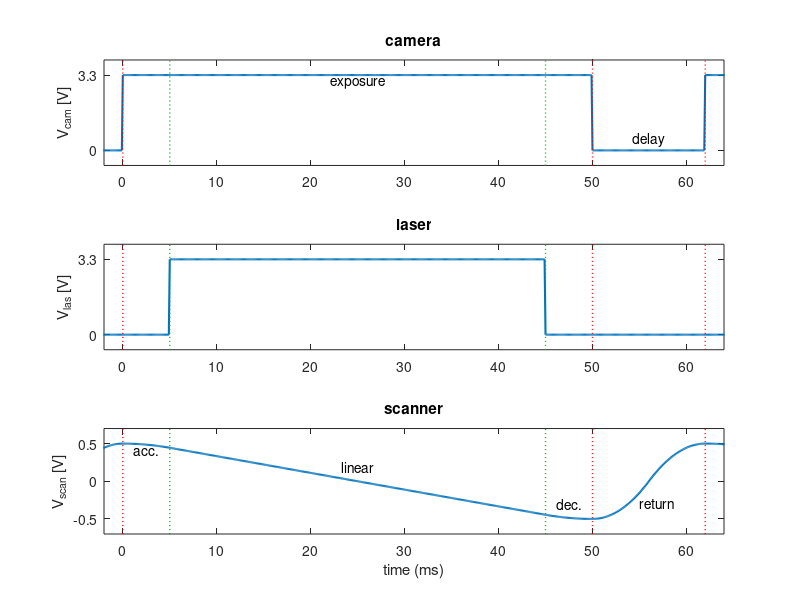

MATLAB code to generate this figure:
exp = 50;
delayAfter = 12;
% expTicks = 0:0.1:exp;
% delayAfterTicks = 0:0.1:delayAfter;
p = 0.2;

n_exp = exp;
n_acc = n_exp * p / 2;
n_lin = n_exp * (1-p);

Vamp = 0.5;
Voffset = 0;

h = (1-p)/(1-0.5*p)*Vamp;
acc = -(Vamp-h)*2/n_acc/n_acc;
slope = -2*h/n_lin;

TTL = 3.3;
%%
tick = 0.1;
t_acc = 0:tick:(n_acc-tick);
t_lin = 0:tick:(n_lin-tick);
t_exp = 0:tick:(n_exp-tick);
t_delay = 0:tick:(delayAfter-tick);
t = 0:tick:(exp+delayAfter-tick);

%%
v0 = 0;
v_acc = Vamp + v0.*t_acc + 0.5*acc.*t_acc.^2;
v0 = v0 + n_acc.*acc;
v_lin = h    + v0.*t_lin;
% v_lin = slope;
v0 = v0;
v_dec = -h    + v0.*t_acc - 0.5*acc.*t_acc.^2;
% plot(t_exp, [v_acc, v_lin, v_dec])
%% flyback
back_acc = Vamp * 2 / (delayAfter/2)^2;
t_back_acc = 0:tick:(delayAfter/2 - tick);

v0 = 0;
v_back_acc = -Vamp - v0*t_back_acc + t_back_acc.^2 * back_acc * 0.5;
v0 = v0 + back_acc * delayAfter/2;
v_back_dec = Voffset + v0*t_back_acc - t_back_acc.^2 * back_acc * 0.5;
% y(61) = 0;
% y(62:121) = -1 * y(60:1);
% plot(t_delay, [v_back_acc, v_back_dec])

%%
t = 0:tick:(exp + delayAfter - tick);
subplot(3,1,3)
galvo = [v_acc, v_lin, v_dec, v_back_acc, v_back_dec];
t = [t-exp-delayAfter, t, t+exp+delayAfter];
% galvo
% plot(t, repmat(galvo, 1,3))
% ylim([-0.6, 0.6])

%% camera
cam_exp = ones(size(t_exp)) * TTL;
cam_delay = zeros(size(t_delay));
% subplot(3,1,1)
% plot(t, repmat([cam_exp, cam_delay], 1, 3))
% ylim([0, 1.2])

%% laser digital
l_acc = zeros(size(t_acc));
l_lin = ones(size(t_lin)) * TTL;
l_dec = l_acc;
l_delay = zeros(size(t_delay));
% subplot(3,1,2)
% plot(t, repmat([l_acc, l_lin, l_dec, l_delay], 1, 3))
% ylim([0, 1.2])

%%
traces = [
        repmat([cam_exp, cam_delay], 1, 3);
        repmat([l_acc, l_lin, l_dec, l_delay], 1, 3);
        repmat(galvo, 1,3)];
    
ylims = [-TTL*0.2, TTL*1.2; -TTL*0.2, TTL*1.2; -0.7, 0.7];
titles = {'camera', 'laser', 'scanner'};
ytickss = { [0, TTL],
            [0, TTL],
            [-Vamp, 0, Vamp]};
lines = [0, n_acc, n_acc+n_lin, exp, exp+delayAfter];
colors = {'r', [0,0.7,0], [0,0.7,0], 'r', 'r'};
ylabels = {'V_{cam} [V]', 'V_{las} [V]', 'V_{scan} [V]'};

for i =1:3
    subplot(3,1,i)
    hold off
    plot(t,traces(i,:),'lineWidth',1.5)
    hold on
    for j = 1:length(lines)
        plot([lines(j), lines(j)], [-20, 20], ':', 'lineWidth', 1, 'color', colors{j})
    end
    
    title(titles(i))
    pad = 2;
    xlim([-pad, exp+delayAfter+pad])
    ylim(ylims(i,:))
    yticks(ytickss{i})
    ylabel(ylabels(i));
    if i == 3
        xlabel('time (ms)')
%         yticklabels({'-V_{amp}', '0', 'V_{amp}'})
    end
end

subplot(3,1,1)
text(56, TTL*0.15, 'delay', 'HorizontalAlignment', 'center')
text(25, TTL*0.9, 'exposure', 'HorizontalAlignment', 'center')

subplot(3,1,3)
text(2.5, 0.4, 'acc.', 'HorizontalAlignment', 'center')
text(50-2.5, -0.3, 'dec.', 'HorizontalAlignment', 'center')
text(25, 0.2, 'linear', 'HorizontalAlignment', 'center')
text(55, -0.3, 'return', 'HorizontalAlignment', 'left')

set(gcf, 'color', 'w')

